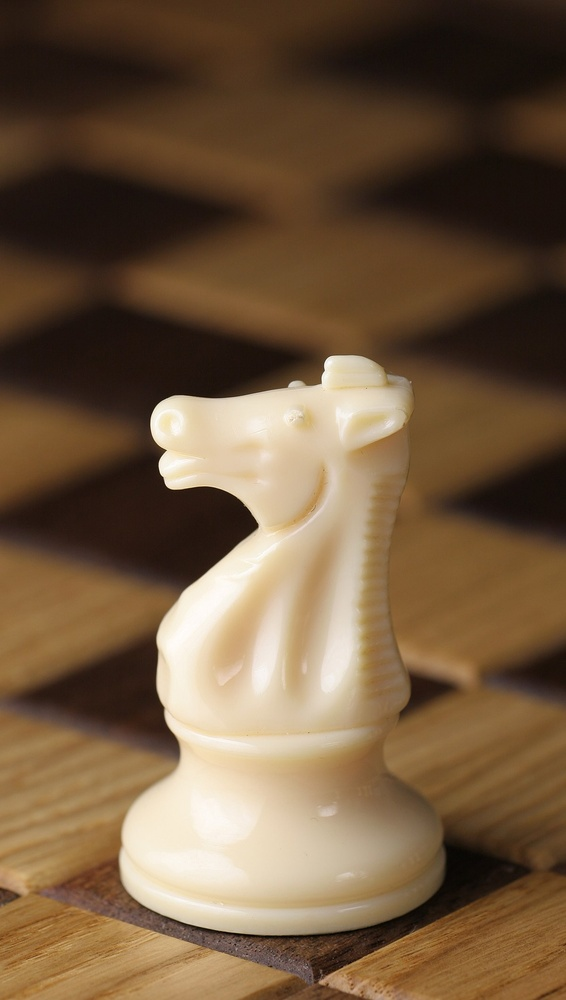
#> input picture .vscode/DSIP/content/knight.jpg, 566 x 1000 px, shrunk from 1200 x 2122 before the run
$ python lab1.py
#> lines starting #> are read from the running program, lines starting #| are printed output that depends on the picture
import cv2
import numpy as np
from matplotlib import pyplot as plt
import os

# Dynamically locate the file relative to the script's location
script_dir = os.path.dirname(os.path.abspath(__file__))
image_path = os.path.join(script_dir, 'content', 'knight.jpg')

# Load the image
image = cv2.imread(image_path, 0)  # Load as grayscale
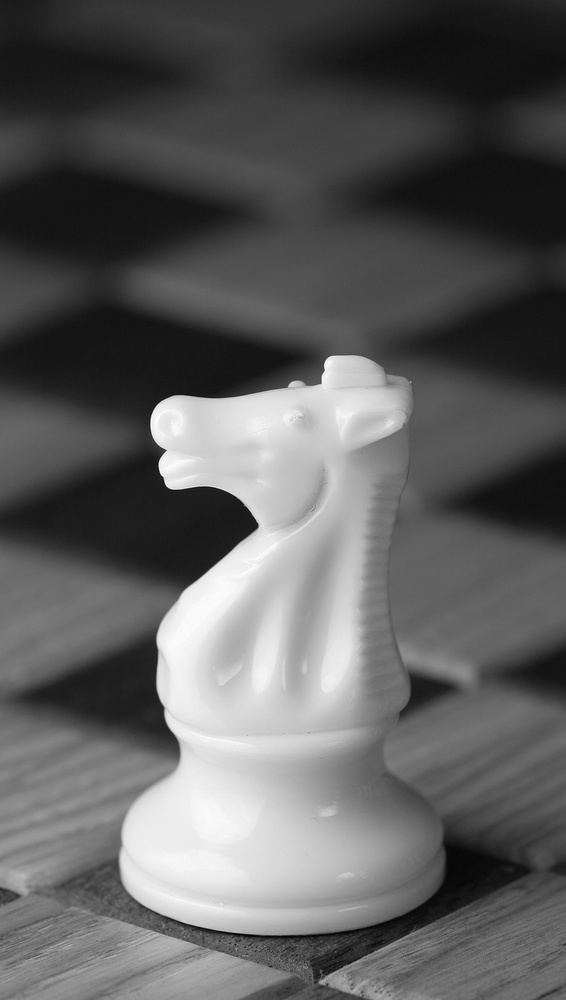
#> image: shape (1000, 566); min 0, max 255, mean 93.7
if image is None:
    print(f"Error: Unable to load image from path: {image_path}")
    exit()

# Define a low-pass filter kernel (Gaussian)
kernel_size = 5
sigma = 1.5
low_pass_filter = cv2.getGaussianKernel(kernel_size, sigma)
low_pass_filter = low_pass_filter * low_pass_filter.T

# Apply the low-pass filter to the image
smoothed_image = cv2.filter2D(image, -1, low_pass_filter)

# Define a high-pass filter kernel (Laplacian)
high_pass_filter = np.array([[0, -1, 0],
                             [-1, 4, -1],
                             [0, -1, 0]], dtype=np.float32)

# Apply the high-pass filter to the image
sharpened_image = cv2.filter2D(image, -1, high_pass_filter)
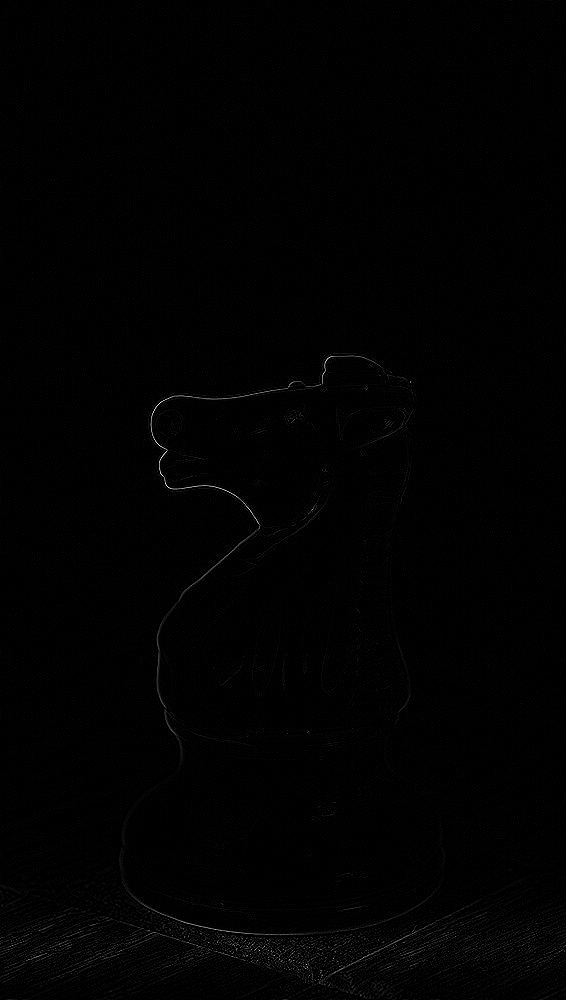
#> sharpened_image: shape (1000, 566); min 0, max 255, mean 1.7

# Display the images using Matplotlib
plt.figure(figsize=(10, 5))

# Original Image
plt.subplot(1, 3, 1)
plt.title("Original Image")
plt.imshow(image, cmap='gray')
plt.axis('off')

# Smoothed Image
plt.subplot(1, 3, 2)
plt.title("Smoothed Image")
plt.imshow(smoothed_image, cmap='gray')
plt.axis('off')

# Sharpened Image
plt.subplot(1, 3, 3)
plt.title("Sharpened Image")
plt.imshow(sharpened_image, cmap='gray')
plt.axis('off')

# Show all images
plt.tight_layout()
plt.show()
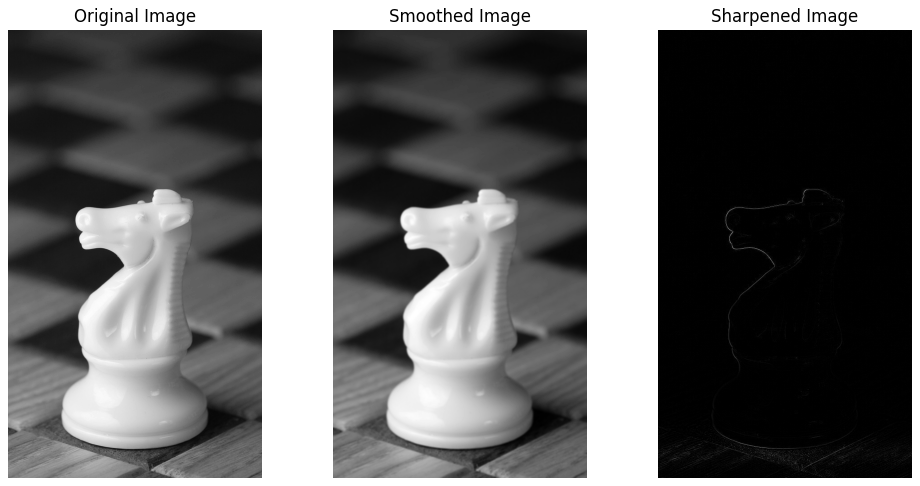
#> figure drawn by matplotlib, 3 panels

$ run again, with .vscode/DSIP/content/cheetah.jpg copied over .vscode/DSIP/content/knight.jpg
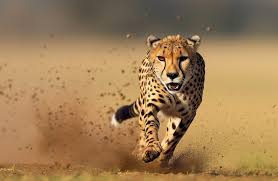
#> input picture .vscode/DSIP/content/cheetah.jpg, 278 x 181 px
#> `sharpened_image = cv2.filter2D(image, -1, high_pass_filter)`:
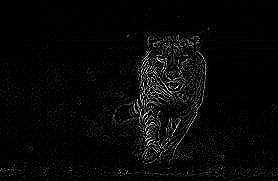
#> sharpened_image: shape (181, 278); min 0, max 255, mean 7.9
#> `plt.show()`:
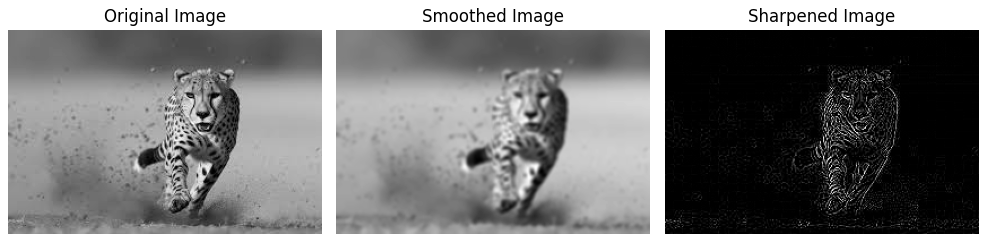
#> figure drawn by matplotlib, 3 panels
